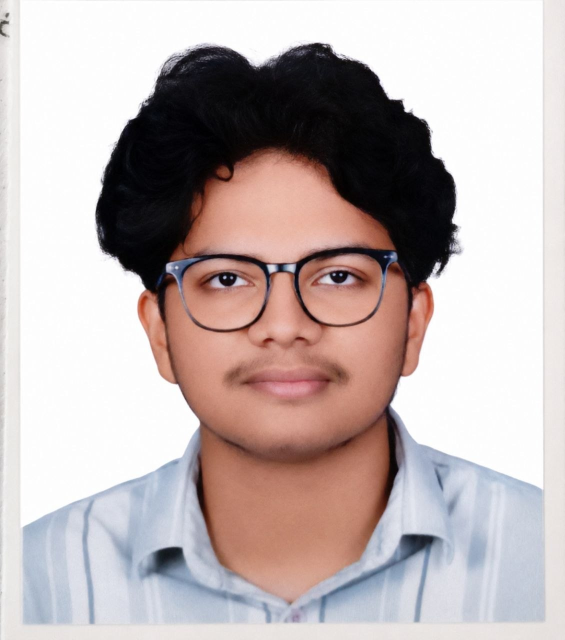
#> input picture source-photo.jpg, 1129 x 1280 px (shown at 1/2 size)
$ python make_halftone_svg.py ../source-photo.jpg out.png
#> lines starting #> are read from the running program, lines starting #| are printed output that depends on the picture
"""
Convert a portrait photo into a smooth vector halftone SVG.
Uses a classic 45-degree angled grid (like newspaper print) for a
highly aesthetic, professional halftone pattern.
"""
import os
import sys
import math
from PIL import Image, ImageEnhance

HERE = os.path.dirname(os.path.abspath(__file__))
SRC = sys.argv[1] if len(sys.argv) > 1 else os.path.join(HERE, "..", "source-prepped.png")
OUT = sys.argv[2] if len(sys.argv) > 2 else os.path.join(HERE, "..", "clash-halftone.svg")

COLS = 100
ROWS = 100
CELL_SIZE = 8

CONTRAST = 1.15
BRIGHTNESS = 1.05
GAMMA = 1.2
WHITE_FLOOR = 0.90
MAX_RADIUS = CELL_SIZE * 0.65  # allow slight overlap for darker areas

PAD = 20
TITLEBAR_H = 30
STATUS_H = 30
ART_W = COLS * CELL_SIZE
ART_H = ROWS * CELL_SIZE
CANVAS_W = ART_W + PAD * 2
CANVAS_H = TITLEBAR_H + ART_H + STATUS_H + PAD

# Angle for the halftone grid (45 degrees is classic)
ANGLE = 45

# Same aesthetic frame palette
BG = "#0a0a0c"
BG2 = "#101014"
FRAME = "#2a2d34"
TITLE_TEXT = "#7d8590"
INK = "#e8e6e1"
PROMPT = "#5ec8d8"

# ---- 1. sample the image into a grayscale grid ----------------------------
try:
    im = Image.open(SRC).convert("L")
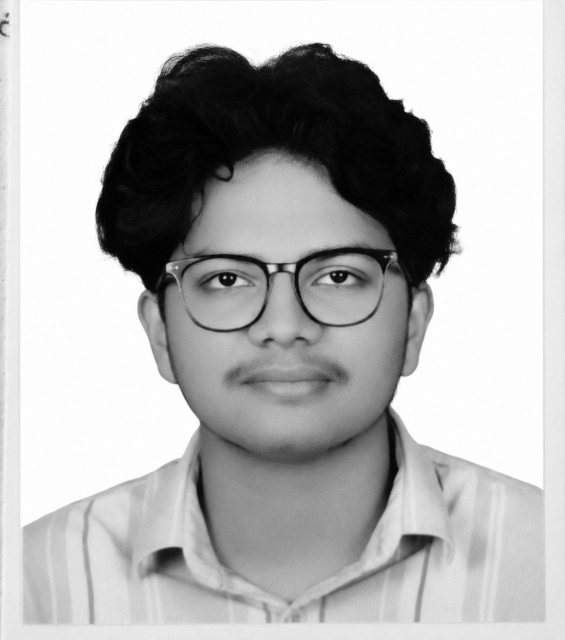
#> im: PIL image 1129x1280 L (shown at 1/2 size); min 0, max 255, mean 181.6
except FileNotFoundError:
    print(f"Error: Could not find {SRC}")
    sys.exit(1)

im = ImageEnhance.Brightness(im).enhance(BRIGHTNESS)
im = ImageEnhance.Contrast(im).enhance(CONTRAST)
im = im.resize((COLS, ROWS), Image.LANCZOS)
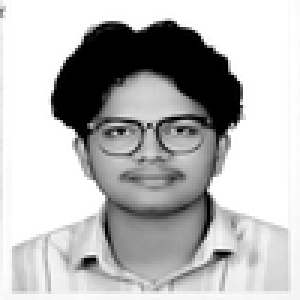
#> im: PIL image 100x100 L (shown 3 times larger); min 0, max 255, mean 184.7
px = im.load()

STATIC = bool(os.environ.get("STATIC"))
art_top = TITLEBAR_H + PAD * 0.35

# ---- 2. assemble SVG ------------------------------------------------------
parts = []
parts.append(
    f'<svg xmlns="http://www.w3.org/2000/svg" width="{CANVAS_W}" height="{CANVAS_H}" '
    f'viewBox="0 0 {CANVAS_W} {CANVAS_H}" font-family="ui-monospace, SFMono-Regular, '
    f'Menlo, Consolas, monospace">'
)
parts.append('<defs>'
             f'<linearGradient id="bg" x1="0" y1="0" x2="0" y2="1">'
             f'<stop offset="0" stop-color="{BG2}"/><stop offset="1" stop-color="{BG}"/>'
             f'</linearGradient>')

# Define clip path for the scanline reveal animation
if not STATIC:
    parts.append(f'<clipPath id="reveal">')
    parts.append(f'<rect x="0" y="0" width="{CANVAS_W}" height="0">')
    parts.append(f'<animate attributeName="height" from="0" to="{CANVAS_H}" begin="0s" '
                 f'dur="1.5s" fill="freeze" calcMode="spline" keySplines="0.4 0 0.2 1"/>')
    parts.append(f'</rect></clipPath>')

parts.append('</defs>')

parts.append(f'<rect width="{CANVAS_W}" height="{CANVAS_H}" rx="12" fill="url(#bg)"/>')
parts.append(f'<rect x="0.5" y="0.5" width="{CANVAS_W-1}" height="{CANVAS_H-1}" rx="12" '
             f'fill="none" stroke="{FRAME}" stroke-width="1"/>')

parts.append(f'<line x1="0" y1="{TITLEBAR_H}" x2="{CANVAS_W}" y2="{TITLEBAR_H}" stroke="{FRAME}"/>')
win_stroke = "#7d8590"
parts.append(f'<g stroke="{win_stroke}" stroke-width="1.2" stroke-linecap="round" fill="none">')
parts.append(f'<line x1="{CANVAS_W - 100}" y1="{TITLEBAR_H/2 + 4}" x2="{CANVAS_W - 90}" y2="{TITLEBAR_H/2 + 4}"/>')
parts.append(f'<rect x="{CANVAS_W - 65}" y="{TITLEBAR_H/2 - 4}" width="10" height="10" rx="1"/>')
parts.append(f'<path d="M{CANVAS_W - 30},{TITLEBAR_H/2 - 4} L{CANVAS_W - 20},{TITLEBAR_H/2 + 4} M{CANVAS_W - 20},{TITLEBAR_H/2 - 4} L{CANVAS_W - 30},{TITLEBAR_H/2 + 4}"/>')
parts.append('</g>')
parts.append(f'<text x="{PAD}" y="{TITLEBAR_H/2 + 4}" fill="{TITLE_TEXT}" font-size="12" '
             f'text-anchor="start">clashlex@github: ~$ ./bankai --halftone --angle=45</text>')

# ---- 3. Render diagonal lines (45-degree angle) ------------------------------
clip_attr = ' clip-path="url(#reveal)"' if not STATIC else ''
parts.append(f'<g{clip_attr}>')

ANGLE = 45
angle_rad = math.radians(ANGLE)
cos_a = math.cos(angle_rad)
sin_a = math.sin(angle_rad)

# Draw lines in a rotated coordinate system
parts.append(f'<g transform="translate({PAD + ART_W/2:.1f}, {art_top + ART_H/2:.1f}) rotate({ANGLE})" fill="{INK}">')

MAX_THICKNESS = CELL_SIZE * 0.95  # leave a tiny gap between diagonal rows

diag = int(math.hypot(ART_W, ART_H))
grid_steps = int(diag / CELL_SIZE / 2) + 2

for gy in range(-grid_steps, grid_steps + 1):
    for gx in range(-grid_steps, grid_steps + 1):
        rx = gx * CELL_SIZE
        ry = gy * CELL_SIZE

        # Map rotated coordinates back to image space
        img_x = rx * cos_a - ry * sin_a + ART_W / 2.0
        img_y = rx * sin_a + ry * cos_a + ART_H / 2.0

        px_x = int(img_x / CELL_SIZE)
        px_y = int(img_y / CELL_SIZE)

        if 0 <= px_x < COLS and 0 <= px_y < ROWS:
            lum = px[px_x, px_y] / 255.0
            lum = pow(lum, GAMMA)

            if lum >= WHITE_FLOOR:
                continue

            thickness = (1.0 - lum) * MAX_THICKNESS
            if thickness < 0.5:
                continue

            # Draw a horizontal rectangle segment in the local rotated space
            rect_x = rx - CELL_SIZE / 2.0
            rect_y = ry - thickness / 2.0

            # The +0.5 width overlaps adjacent segments on the same diagonal line
            # so they merge into one seamless continuous line.
            parts.append(f'<rect x="{rect_x:.2f}" y="{rect_y:.2f}" width="{CELL_SIZE + 0.5}" height="{thickness:.2f}"/>')
#> after the loop, parts = 5287 items

parts.append('</g></g>')

# status bar with a steady blinking cursor
status_line_y = TITLEBAR_H + ART_H + PAD * 0.35
status_y = status_line_y + 19
parts.append(f'<line x1="0" y1="{status_line_y:.1f}" x2="{CANVAS_W}" y2="{status_line_y:.1f}" stroke="{FRAME}"/>')
parts.append(f'<text x="{PAD}" y="{status_y:.1f}" fill="{TITLE_TEXT}" font-size="13">'
             f'clashlex@github:~$ whoami <tspan fill="{INK}">Ansil</tspan></text>')
parts.append(f'<rect x="{PAD+190}" y="{status_y-12:.1f}" width="8" height="14" fill="{PROMPT}">'
             f'<animate attributeName="opacity" values="1;1;0;0" keyTimes="0;0.5;0.51;1" '
             f'dur="1s" repeatCount="indefinite"/></rect>')

parts.append("</svg>")
svg = "".join(parts)
with open(OUT, "w") as f:
    f.write(svg)
print("wrote", OUT, len(svg), "bytes;", CANVAS_W, "x", CANVAS_H)
#| wrote out.png 291470 bytes; 840 x 880
